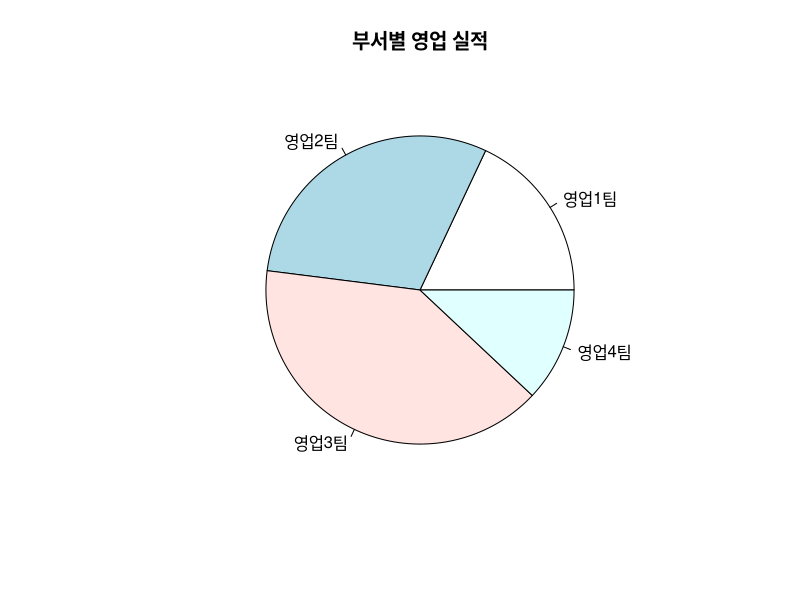
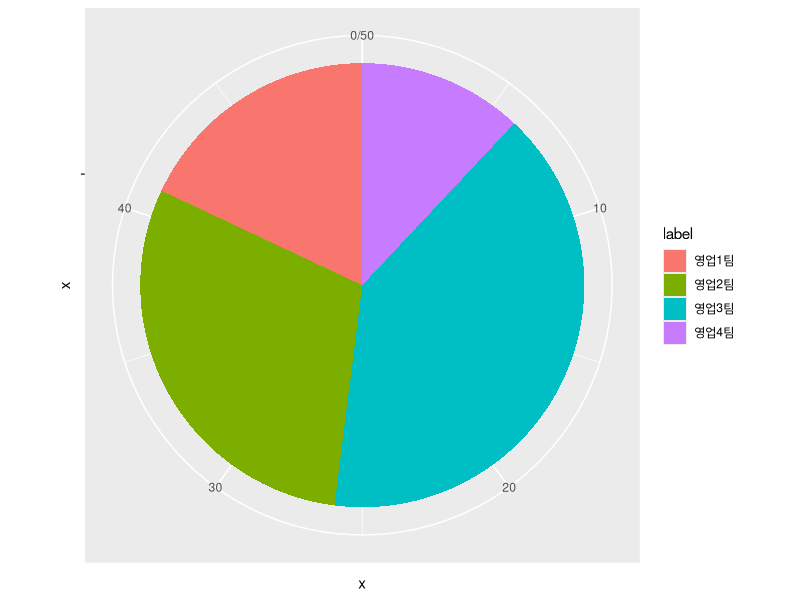
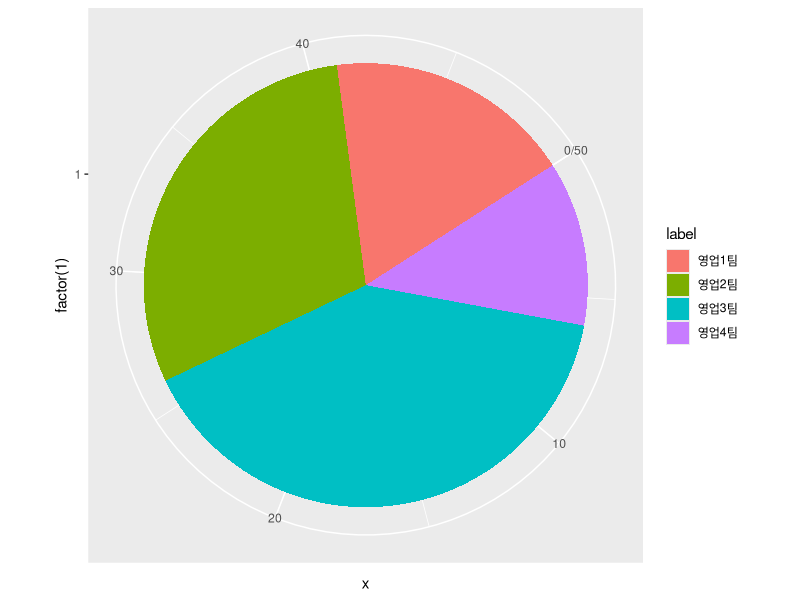
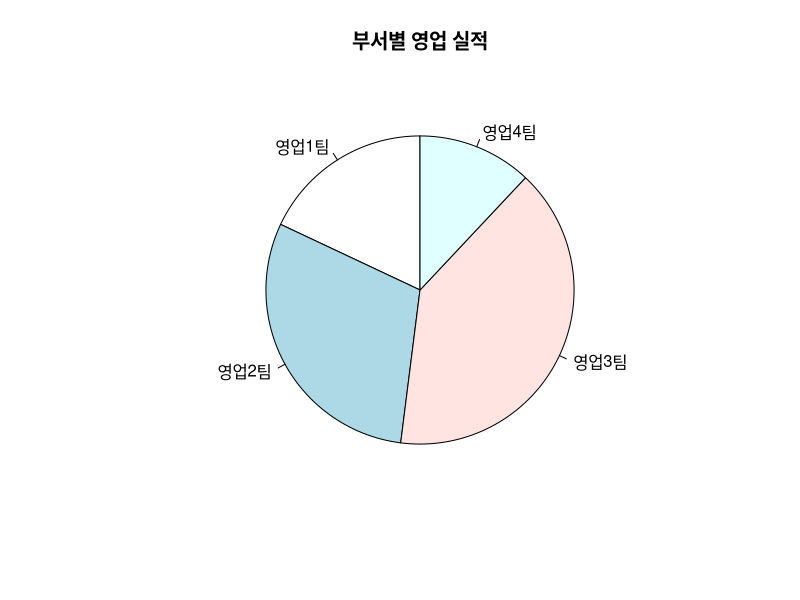
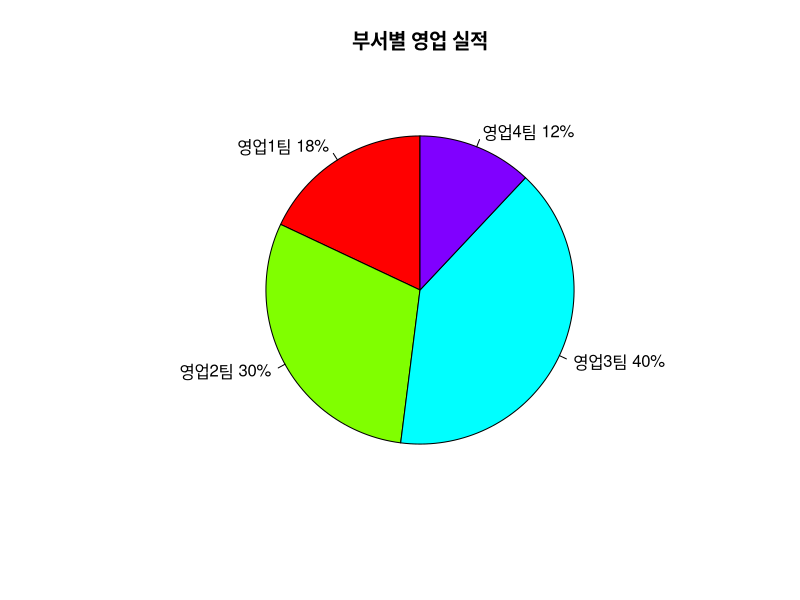
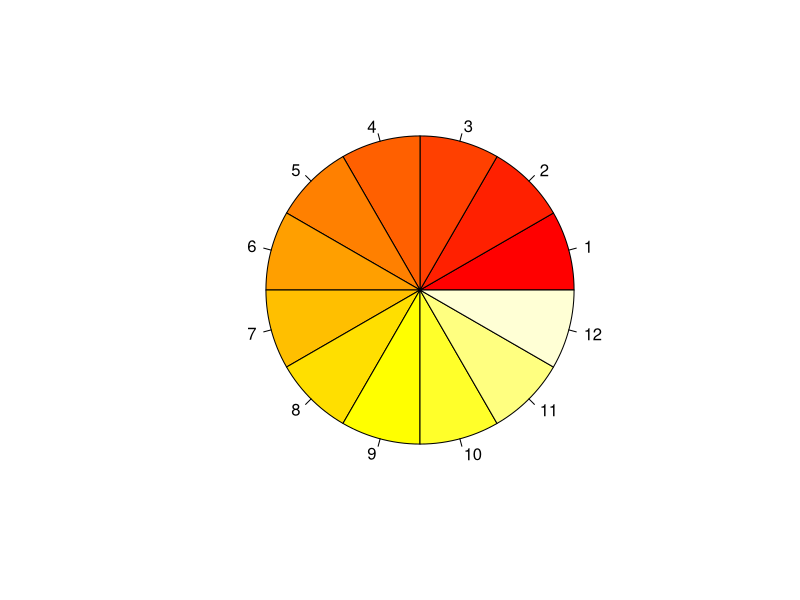
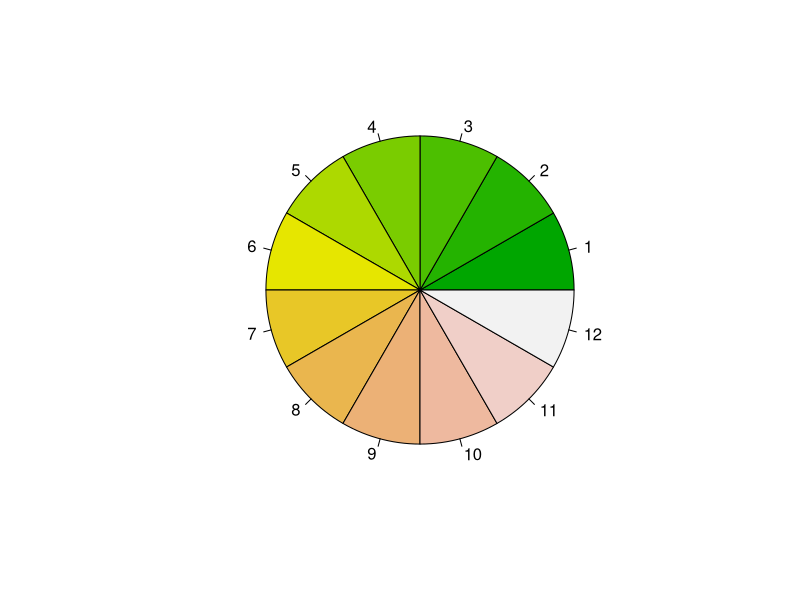
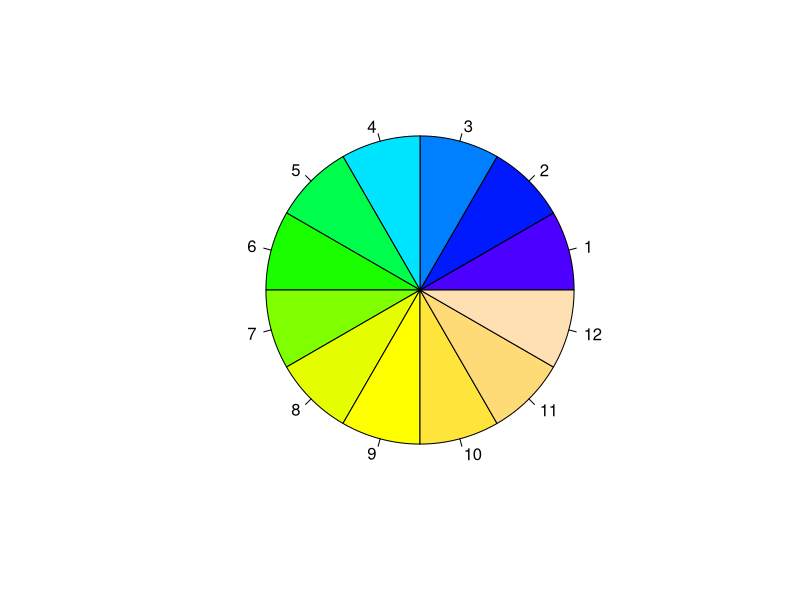

Reproduce these figures in R, in order.
if(!require("graphics")) install.packages("graphics")

library(graphics)

# 파이 차트

x <- c(9, 15, 20, 6)
label <- c("영업1팀", "영업2팀", "영업3팀", "영업4팀")
pie(x, labels=label, main="부서별 영업 실적")

## ggplot way

library(tidyverse)

df <- data.frame(x, label)
ggplot(df, aes(x="", y=x, fill=label)) +
  geom_bar(stat="identity") +
  coord_polar("y", start=0)

ggplot(df, aes(x=factor(1), y=x, fill=label)) +
  geom_bar(stat="identity") +
  coord_polar(theta="y", start=1)

pie(x, init.angle=90, labels=label, main="부서별 영업 실적")

pct <- round(x/sum(x)*100)
label <- paste(label, pct)

label <- paste(label, "%", sep="")

pie(x, labels=label, init.angle=90, col=rainbow(length(x)), main="부서별 영업 실적")

pie(rep(1, 12), labels=seq(1, 12), col=heat.colors(12))
pie(rep(1, 12), labels=seq(1, 12), col=terrain.colors(12))
pie(rep(1, 12), labels=seq(1, 12), col=topo.colors(12))
pie(rep(1, 12), labels=seq(1, 12), col=cm.colors(12))

library(plotrix)

pie3D(x, labels=label, explode=0.1, labelcex=0.8, main="부서별 영업 실적")

# 바 차트

